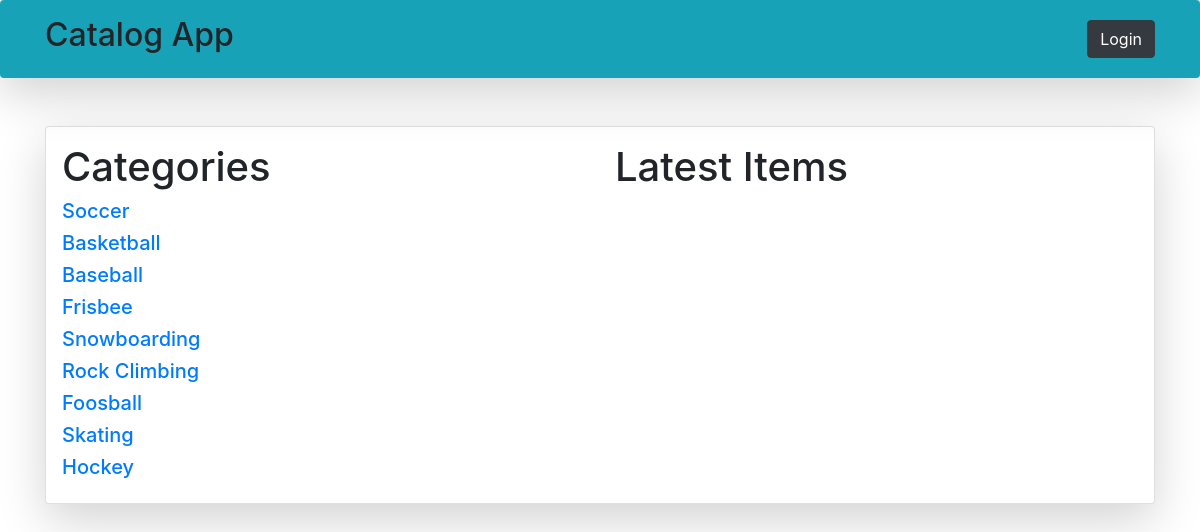
/dashboard/, run on the app's committed database.
### models.py (models this page shows, shortened)
class Categories(Base):
    __tablename__ = 'categories'
    name = Column(String(80), nullable = False)
    id = Column(Integer, primary_key = True)

### web.py (the view)
@app.route('/dashboard/', methods=['GET', 'POST'])
def dashboard():
        state = ''.join(random.choice(string.ascii_uppercase + string.digits)
                for x in xrange(32))
        login_session['state'] = state
        if 'username' in login_session:
            logged_in = True
        else:
            logged_in = False
        categories_all = db.session.query(Categories).all()
        try:
            latest_items = db.session.query(Categories_item).all()
        except exc.SQLAlchemyError:
            pass
        if logged_in:
            return render_template(
                'dashboard.html',
                logged_in=logged_in,
                categories=categories_all,
                latest_items=latest_items,
                username=login_session['username'],
                google_client_id=os.environ['GOOGLE_CLIENT_ID'],
                STATE=state
                )
        else:
            return render_template(
                'dashboard.html',
                logged_in=logged_in,
                categories=categories_all,
                latest_items=latest_items,
                google_client_id=os.environ['GOOGLE_CLIENT_ID'],
                STATE=state)

### templates/dashboard.html (shortened to what this page needs)
{% extends "base.html" %}
{% block content %}
<div class="card shadow-lg p-3 mb-5" style="width: 100%;">
        <div class="row">
                <div class="col">
                        <h1>Categories</h1>
                        {% for category in categories %}
                        {% if username %}
                                <h5><a href="/catalog/{{ category.id }}/{{ username }}">{{category.name}}</a></h5>
                        {% else %}
                                <h5><a href="/catalog/{{ category.id }}/none">{{category.name}}</a></h5>
                        {% endif %}
                        {% endfor %}
                </div>
                <div class="col">
                        <h1>Latest Items</h1>
                </div>
        </div>
</div>
{% endblock %}

### templates/base.html (shortened to what this page needs)
<!DOCTYPE html>
<html>
    <head>
        <link rel="stylesheet" href="https://stackpath.bootstrapcdn.com/bootstrap/4.1.2/css/bootstrap.min.css">
        <link href="https://stackpath.bootstrapcdn.com/font-awesome/4.7.0/css/font-awesome.min.css" rel="stylesheet">
    </head>
    <body>
        <nav class="sticky-top shadow-sm navbar navbar-light bg-info shadow-lg p-3 mb-5 rounded">
            <div class="container">
                <h2>Catalog App</h2>
                    {% if username %}
                      <div class="dropdown">
                        <button class="btn btn-warning dropdown-toggle" type="button" id="dropdownMenuButton" data-toggle="dropdown" aria-haspopup="true" aria-expanded="false">
                          {{username}}
                        </button>
                        <div class="dropdown-menu" aria-labelledby="dropdownMenuButton">
                            <a class="dropdown-item" href="{{url_for('gdisconnect')}}">Logout</a>
                        </div>
                      </div>
                    {% else %}
                    <button class="btn btn-dark" data-toggle="modal" data-target="#login_panel" type="submit">
                      Login
                    </button>
                    {% endif %}
            </div>
        </nav>
        <div class="container">
          {% block content %}
          {% endblock %}
        </div>
    </body>
</html>

### data on the page
Categories: name "Soccer"
Categories: name "Basketball"
Categories: name "Baseball"
Categories: name "Frisbee"
Categories: name "Snowboarding"
Categories: name "Rock Climbing"
Categories: name "Foosball"
Categories: name "Skating"
Categories: name "Hockey"
